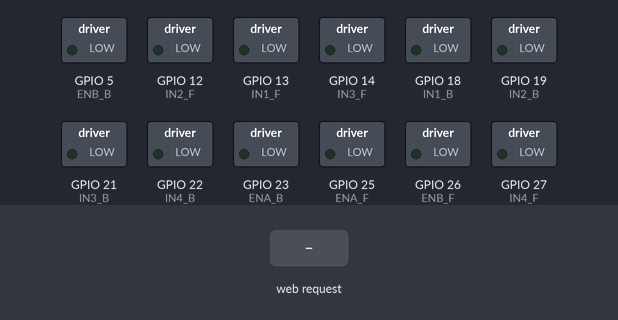
Bench run of a sketch on a simulated ESP32. On the bench: switched loads named in the sketch (green lamp = pin HIGH). The inputs (shaded band) are chosen by the test bench. WiFi joins after 1.5 s; servers stay silent unless stated; what the sketch prints to the serial monitor is not drawn.

Above: at 2.7 s.
2.8 s: HTTP request GET /command?cmd=Dhruv_go received
At 3.2 s:
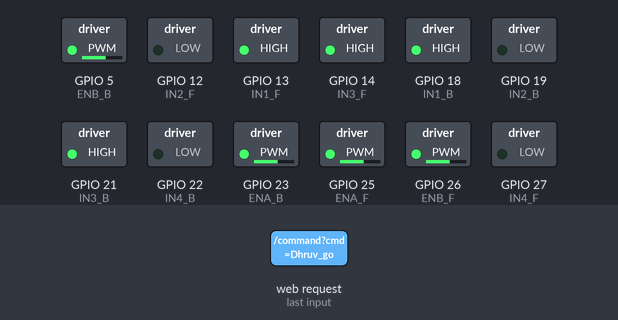
4.8 s: HTTP request GET /command?cmd=Dhruv_down received
At 5.2 s:
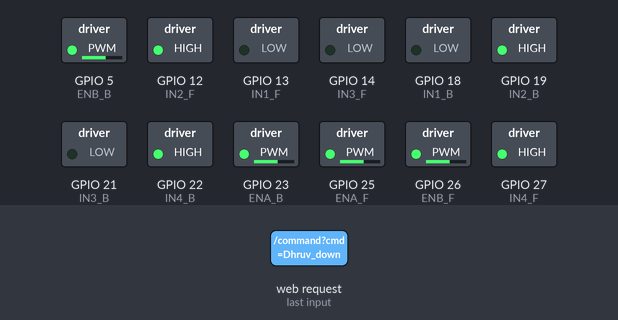
6.8 s: HTTP request GET /command?cmd=Dhruv_left received
At 7.1 s:
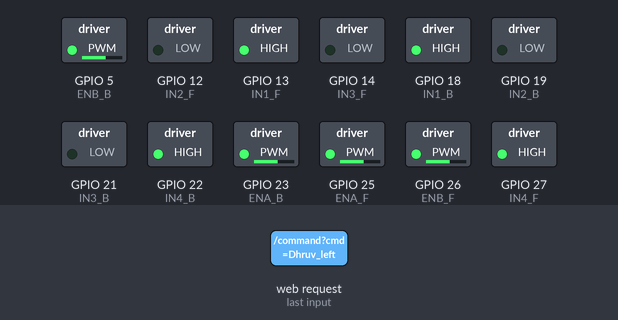
Timing chart, 0 to 9.8 s (numbered marks = the images above; inputs shaded):
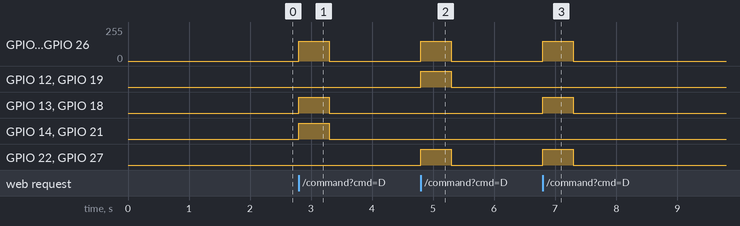

Measured:
- after the input at 2.8 s, GPIO 5 (ENB_B), GPIO 23 (ENA_B), GPIO 25 (ENA_F), GPIO 26 (ENB_F): 0/255 → 150/255 at once, → 0/255 0.50 s later; GPIO 13 (IN1_F), GPIO 14 (IN3_F), GPIO 18 (IN1_B), GPIO 21 (IN3_B): LOW → HIGH at once, → LOW 0.50 s later
- after the input at 4.8 s, GPIO 5 (ENB_B), GPIO 23 (ENA_B), GPIO 25 (ENA_F), GPIO 26 (ENB_F): 0/255 → 150/255 at once, → 0/255 0.50 s later; GPIO 12 (IN2_F), GPIO 19 (IN2_B), GPIO 22 (IN4_B), GPIO 27 (IN4_F): LOW → HIGH at once, → LOW 0.50 s later
- after the input at 6.8 s, GPIO 5 (ENB_B), GPIO 23 (ENA_B), GPIO 25 (ENA_F), GPIO 26 (ENB_F): 0/255 → 150/255 at once, → 0/255 0.50 s later; GPIO 13 (IN1_F), GPIO 18 (IN1_B), GPIO 22 (IN4_B), GPIO 27 (IN4_F): LOW → HIGH at once, → LOW 0.50 s later

The sketch:

Pashun2_0_copy_20250810162201.ino
```cpp
#include <WiFi.h>
#include <WebServer.h>

// ─── Wi-Fi credentials ───────────────────────────────────────────
const char* ssid     = "PANCHIS@58";
const char* password = "P@nch1MAN";

// ─── Web-server setup ────────────────────────────────────────────
WebServer server(80);
String lastCommand = "";

// ─── FRONT Motor-Driver Pins ─────────────────────────────────────
#define IN1_F 13
#define IN2_F 12
#define IN3_F 14
#define IN4_F 27
#define ENA_F 25
#define ENB_F 26

// ─── BACK Motor-Driver Pins ──────────────────────────────────────
#define IN1_B 18
#define IN2_B 19
#define IN3_B 21
#define IN4_B 22
#define ENA_B 23
#define ENB_B 5

// ─── Global speed (0-255) ───────────────────────────────────────
const uint8_t MOTOR_SPEED = 150;   // lower = slower

// ─── Helpers ─────────────────────────────────────────────────────
void setupMotors() {
  pinMode(IN1_F, OUTPUT); pinMode(IN2_F, OUTPUT);
  pinMode(IN3_F, OUTPUT); pinMode(IN4_F, OUTPUT);
  pinMode(ENA_F, OUTPUT); pinMode(ENB_F, OUTPUT);

  pinMode(IN1_B, OUTPUT); pinMode(IN2_B, OUTPUT);
  pinMode(IN3_B, OUTPUT); pinMode(IN4_B, OUTPUT);
  pinMode(ENA_B, OUTPUT); pinMode(ENB_B, OUTPUT);
}

void enableAll() {                        // apply PWM to every EN pin
  analogWrite(ENA_F, MOTOR_SPEED);
  analogWrite(ENB_F, MOTOR_SPEED);
  analogWrite(ENA_B, MOTOR_SPEED);
  analogWrite(ENB_B, MOTOR_SPEED);
}

void stopAll() {                          // brake every wheel
  digitalWrite(IN1_F, LOW); digitalWrite(IN2_F, LOW);
  digitalWrite(IN3_F, LOW); digitalWrite(IN4_F, LOW);
  analogWrite (ENA_F, 0);  analogWrite (ENB_F, 0);

  digitalWrite(IN1_B, LOW); digitalWrite(IN2_B, LOW);
  digitalWrite(IN3_B, LOW); digitalWrite(IN4_B, LOW);
  analogWrite (ENA_B, 0);  analogWrite (ENB_B, 0);
}

// ─── Motions ─────────────────────────────────────────────────────
void moveForwardAllMotors() {
  // FRONT wheels forward
  digitalWrite(IN1_F, HIGH); digitalWrite(IN2_F, LOW);
  digitalWrite(IN3_F, HIGH); digitalWrite(IN4_F, LOW);
  // BACK wheels forward
  digitalWrite(IN1_B, HIGH); digitalWrite(IN2_B, LOW);
  digitalWrite(IN3_B, HIGH); digitalWrite(IN4_B, LOW);
  enableAll();
}

void moveBackwardAllMotors() {
  // FRONT wheels backward
  digitalWrite(IN1_F, LOW);  digitalWrite(IN2_F, HIGH);
  digitalWrite(IN3_F, LOW);  digitalWrite(IN4_F, HIGH);
  // BACK wheels backward
  digitalWrite(IN1_B, LOW);  digitalWrite(IN2_B, HIGH);
  digitalWrite(IN3_B, LOW);  digitalWrite(IN4_B, HIGH);
  enableAll();
}

void turnLeft() {                          // pivot left
  // Left wheels backward
  digitalWrite(IN1_F, HIGH);  digitalWrite(IN2_F, LOW);
  digitalWrite(IN1_B, HIGH);  digitalWrite(IN2_B, LOW);
  // Right wheels forward
  digitalWrite(IN3_F, LOW); digitalWrite(IN4_F, HIGH);
  digitalWrite(IN3_B, LOW); digitalWrite(IN4_B, HIGH);
  enableAll();
}

void turnRight() {                         // pivot right
  // Left wheels forward
  digitalWrite(IN1_F, LOW); digitalWrite(IN2_F, HIGH);
  digitalWrite(IN1_B, LOW); digitalWrite(IN2_B, HIGH);
  // Right wheels backward
  digitalWrite(IN3_F, HIGH);  digitalWrite(IN4_F, LOW);
  digitalWrite(IN3_B, HIGH);  digitalWrite(IN4_B, LOW);
  enableAll();
}

// ─── HTTP handler ────────────────────────────────────────────────
void handleCommand() {
  server.sendHeader("Access-Control-Allow-Origin", "*");
  if (server.hasArg("cmd")) {
    lastCommand = server.arg("cmd");
    Serial.println("Received command: " + lastCommand);
  }
  server.send(200, "text/plain", "#done");
}

static bool isOneOf(const String& s, const char* a, const char* b) {
  return (s == a) || (s == b);
}

// ─── Arduino setup / loop ────────────────────────────────────────
void setup() {
  Serial.begin(115200);
  setupMotors();
  stopAll();

  WiFi.begin(ssid, password);
  Serial.print("Connecting to WiFi");
  while (WiFi.status() != WL_CONNECTED) { delay(500); Serial.print("."); }
  Serial.println("\nWiFi connected! IP address:");
  Serial.println(WiFi.localIP());

  server.on("/command", HTTP_GET, handleCommand);
  server.begin();
  Serial.println("Server started.");
}

void loop() {
  server.handleClient();

  if (lastCommand != "") {
    if      (lastCommand == "Dhruv_go") moveForwardAllMotors();
    else if (lastCommand == "Dhruv_down") moveBackwardAllMotors();
    else if (lastCommand == "Dhruv_left") turnLeft();
    else if (lastCommand == "Dhruv_right") turnRight();
    else Serial.println("Unknown command: " + lastCommand);

    delay(500);
    stopAll();
    lastCommand = "";
  }
}
```
